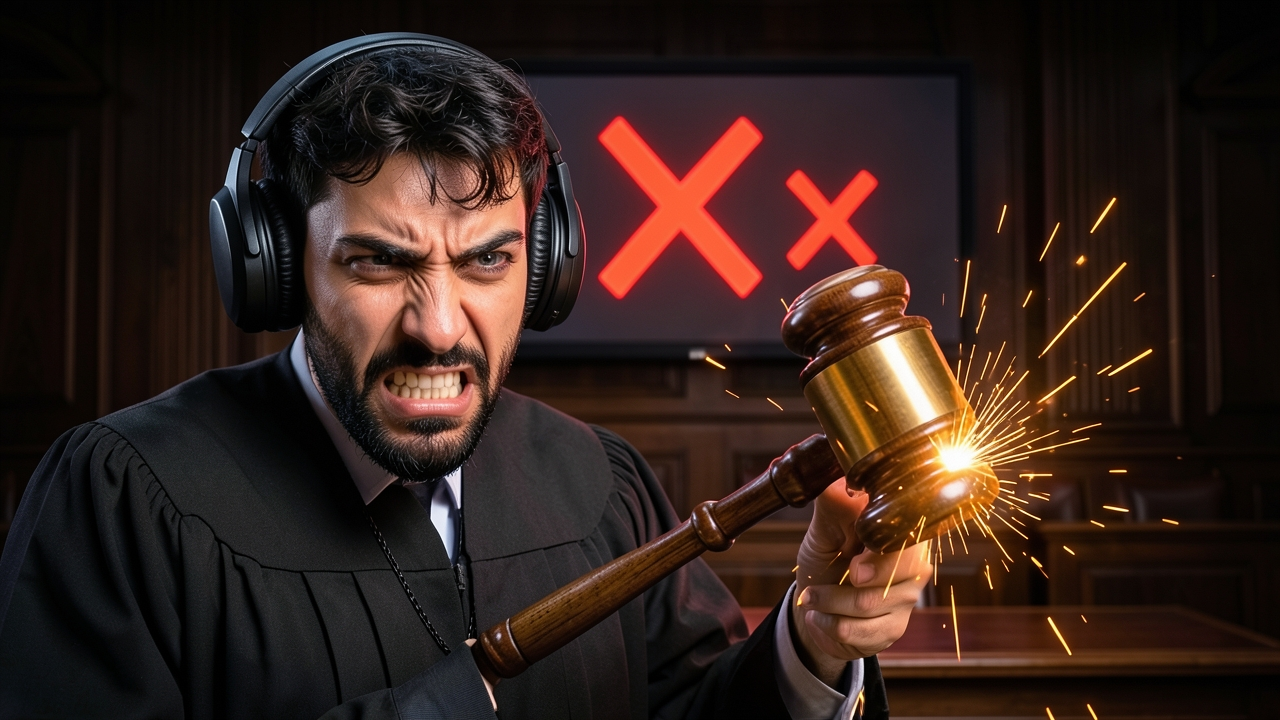
#> input picture assets/scenes_ai/courtroom_test_s1.jpg, 1280 x 720 px
$ python -i branding.py   (imports and definitions only)
#> lines starting #> are read from the running program, lines starting #| are printed output that depends on the picture
#!/usr/bin/env python3
"""Channel branding for long videos (cheap: PIL frames + ffmpeg, no paid assets).

  intro (~2.6s): dark background with rotating light rays, channel logo,
                 camcorder corner brackets, blinking REC dot + running
                 timecode, bottom banner 'הרגעים הכי טובים של <name>',
                 synthesized whoosh.
  like/sub overlay (~4s, top of frame) right after the intro: speech bubble
                 'תנו לייק וסאב!', like + subscribe buttons and the logo.
                 No fake counts.

  brand_long(src, dest)  -> intro + src with the overlay on its first 4s.
  Per-channel look comes from config (STREAMER_NAME_HE, CHANNEL).
"""
from __future__ import annotations

import json
import math
import shutil
import subprocess
import tempfile
from pathlib import Path

from PIL import Image, ImageDraw, ImageFilter, ImageFont

from config import CHANNEL, STREAMER_NAME_HE

FONT = "/usr/share/fonts/truetype/sand-box/google/IBM Plex Sans Hebrew/IBMPlexSansHebrew-Bold.ttf"
MONO = "/usr/share/fonts/truetype/dejavu/DejaVuSansMono-Bold.ttf"
THEMES = {
    "ronengg": {"logo": "/workspace/ronen_research/ronen_highlights_logo_v2.jpg", "accent": (255, 122, 20)},
    "odedsvr": {"logo": "/workspace/oded_research/oded_highlights_logo.jpg", "accent": (120, 230, 40)},
}
# Maor's chosen final logo wins when present.
_rf = Path("/workspace/ronen_research/ronen_highlights_logo_final.jpg")
if _rf.is_file():
    THEMES["ronengg"]["logo"] = str(_rf)
INTRO_SEC = 2.6
OVERLAY_SEC = 4.0


# [5 lines left out: function _font, not called in this run]


def _rtl(draw, xy, text, font, fill, anchor="mm", **kw):
    # RAQM does the bidi/shaping; direction rtl keeps punctuation on the right side
    draw.text(xy, text, font=font, fill=fill, anchor=anchor, direction="rtl", features=["-kern"], **kw)


# [132 lines left out: functions _circle_logo, _probe, intro_frame, make_overlay_png, make_intro, not called in this run]


def brand_long(src, dest, workdir=None):
    src, dest = Path(src), Path(dest)
    theme = THEMES.get(CHANNEL, THEMES["odedsvr"])
    W, H, fps, sr, ch = _probe(src)
    work = Path(workdir or tempfile.mkdtemp(prefix="brand_"))
    work.mkdir(parents=True, exist_ok=True)
    intro = make_intro(work / "intro.mp4", W, H, fps, sr, ch, theme, STREAMER_NAME_HE)
    ov = make_overlay_png(W, H, theme, work / "overlay.png")
    # first keyframe after the overlay ends -> re-encode only the head
    kf = subprocess.run(["ffprobe", "-v", "error", "-select_streams", "v", "-skip_frame", "nokey",
                         "-show_entries", "frame=pts_time", "-of", "csv=p=0", "-read_intervals", "%+30", str(src)],
                        capture_output=True, text=True).stdout.split()
    K = next((float(x) for x in kf if float(x) >= OVERLAY_SEC + 0.3), None)
    head, tail = work / "head.mp4", work / "tail.mp4"
    fc = (f"[1:v]format=rgba,fade=t=in:st=0:d=0.45:alpha=1,fade=t=out:st={OVERLAY_SEC - 0.5}:d=0.5:alpha=1[o];"
          f"[0:v][o]overlay=x=0:y='-40+40*min(1,t/0.45)':enable='lte(t,{OVERLAY_SEC})':eof_action=pass,format=yuv420p[v]")
    common = ["-c:v", "libx264", "-preset", "veryfast", "-crf", "18", "-pix_fmt", "yuv420p", "-r", f"{fps}",
              "-c:a", "aac", "-b:a", "160k", "-ar", str(sr)]
    if K is None:  # no usable keyframe: re-encode everything
        subprocess.run(["ffmpeg", "-y", "-hide_banner", "-loglevel", "error", "-i", str(src), "-loop", "1",
                        "-t", f"{OVERLAY_SEC}", "-i", str(ov), "-filter_complex", fc, "-map", "[v]", "-map", "0:a?",
                        *common, str(head)], check=True)
        parts = [intro, head]
    else:
        subprocess.run(["ffmpeg", "-y", "-hide_banner", "-loglevel", "error", "-i", str(src), "-loop", "1",
                        "-t", f"{OVERLAY_SEC}", "-i", str(ov), "-filter_complex", fc, "-map", "[v]", "-map", "0:a?",
                        "-t", f"{K:.3f}", *common, str(head)], check=True)
        subprocess.run(["ffmpeg", "-y", "-hide_banner", "-loglevel", "error", "-ss", f"{K:.3f}", "-i", str(src),
                        "-c", "copy", "-avoid_negative_ts", "make_zero", str(tail)], check=True)
        parts = [intro, head, tail]
    lst = work / "list.txt"
    lst.write_text("".join(f"file '{p}'\n" for p in parts))
    subprocess.run(["ffmpeg", "-y", "-hide_banner", "-loglevel", "error", "-f", "concat", "-safe", "0", "-i", str(lst),
                    "-c", "copy", "-movflags", "+faststart", str(dest)], check=True)
    return dest, {"intro_sec": INTRO_SEC, "overlay_sec": OVERLAY_SEC, "split_keyframe": K, "work": str(work)}


# [29 lines left out: function brand_concat, not called in this run]


# [14 lines not run here, left out]

>>> import cv2
>>> picture = cv2.imread('../assets/scenes_ai/courtroom_test_s1.jpg', cv2.IMREAD_GRAYSCALE)
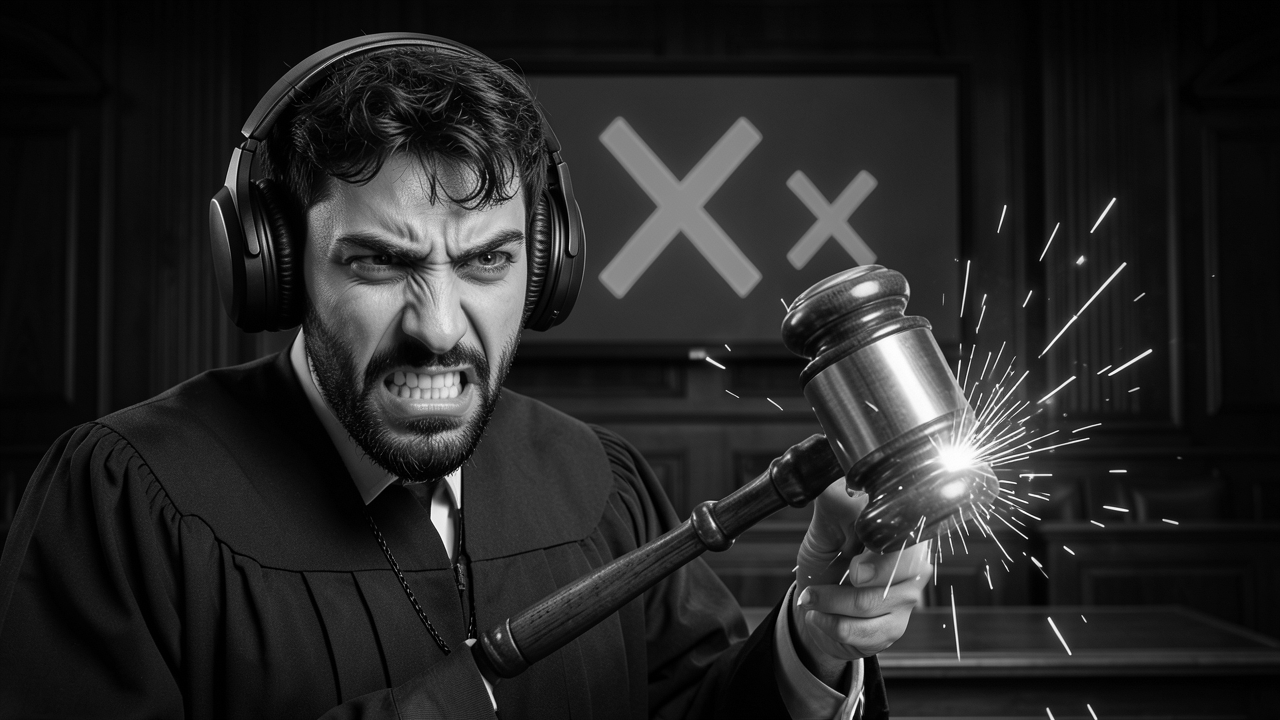
#> picture: shape (720, 1280); min 0, max 255, mean 37.9
>>> result = brand_long(picture, 'out.png')
#> (the run stopped early here; a loop or call above may not have finished)

$ run again, on assets/scenes_ai/call_shiber_s1.jpg
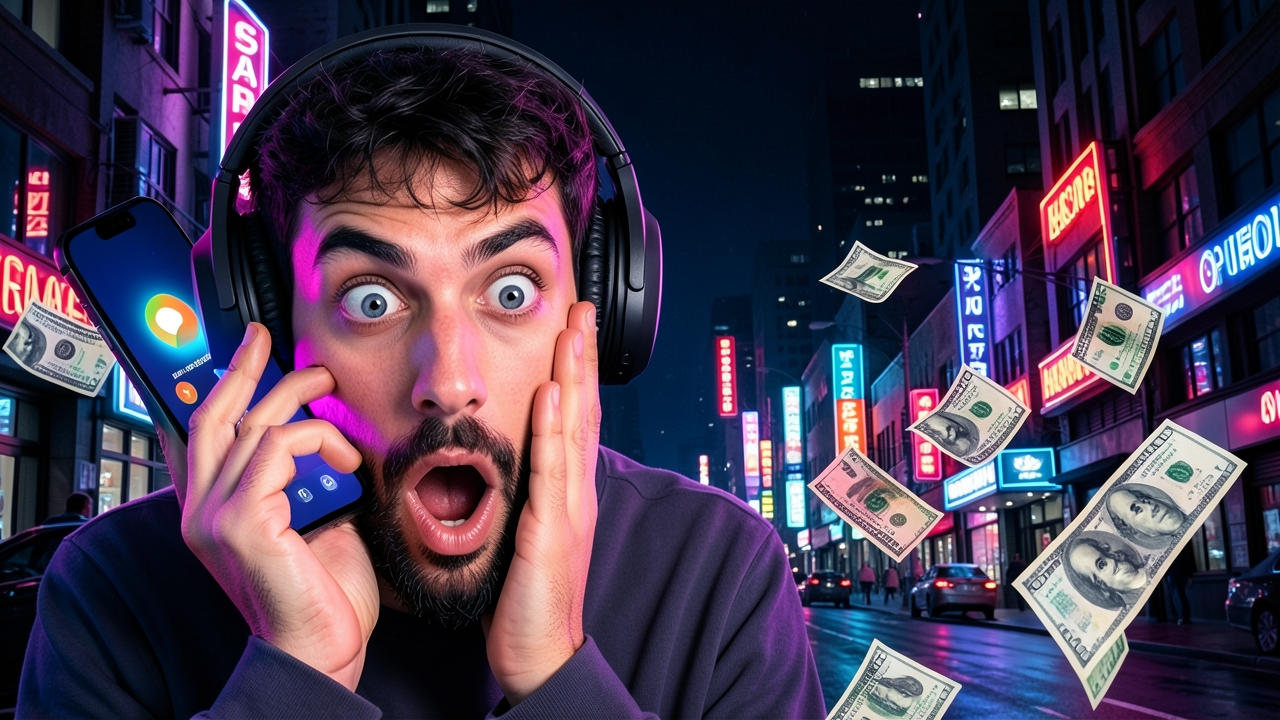
#> input picture assets/scenes_ai/call_shiber_s1.jpg, 1280 x 720 px
#> `picture = cv2.imread('../assets/scenes_ai/courtroom_test_s1.jpg', cv2...`:
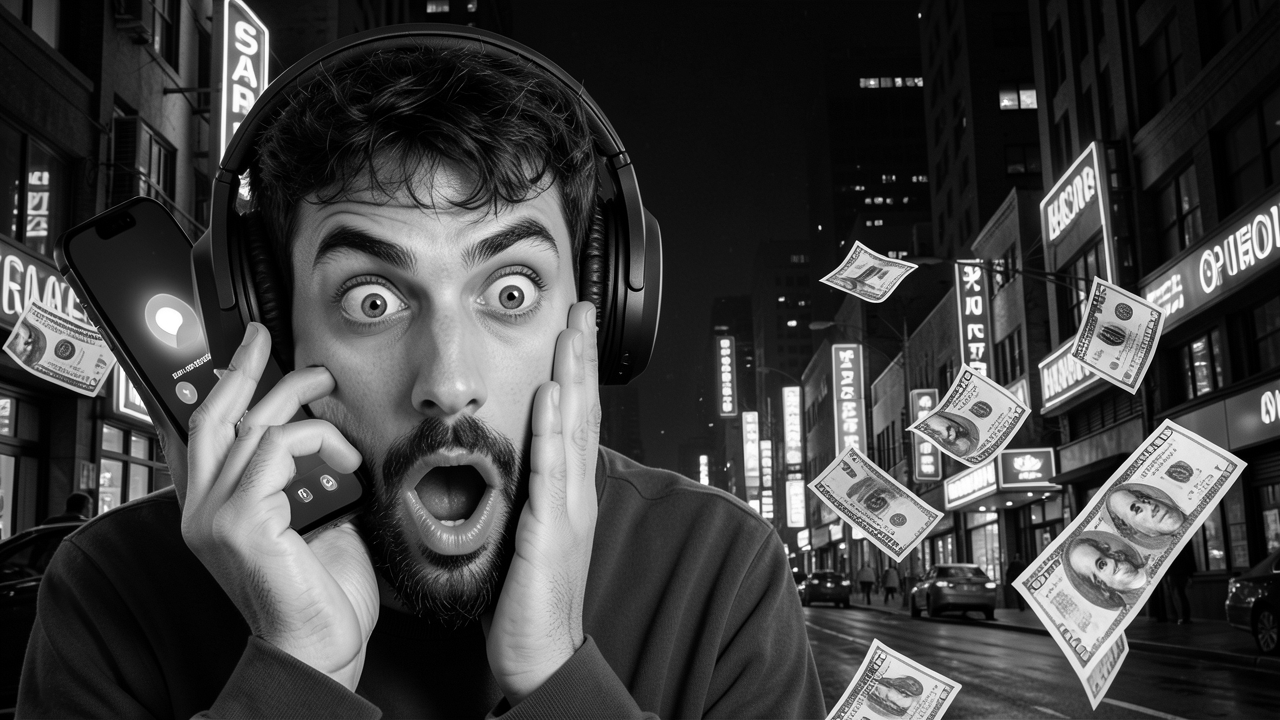
#> picture: shape (720, 1280); min 0, max 255, mean 64.6

$ run again, on assets/scenes_ai/call_shiber_s2.jpg
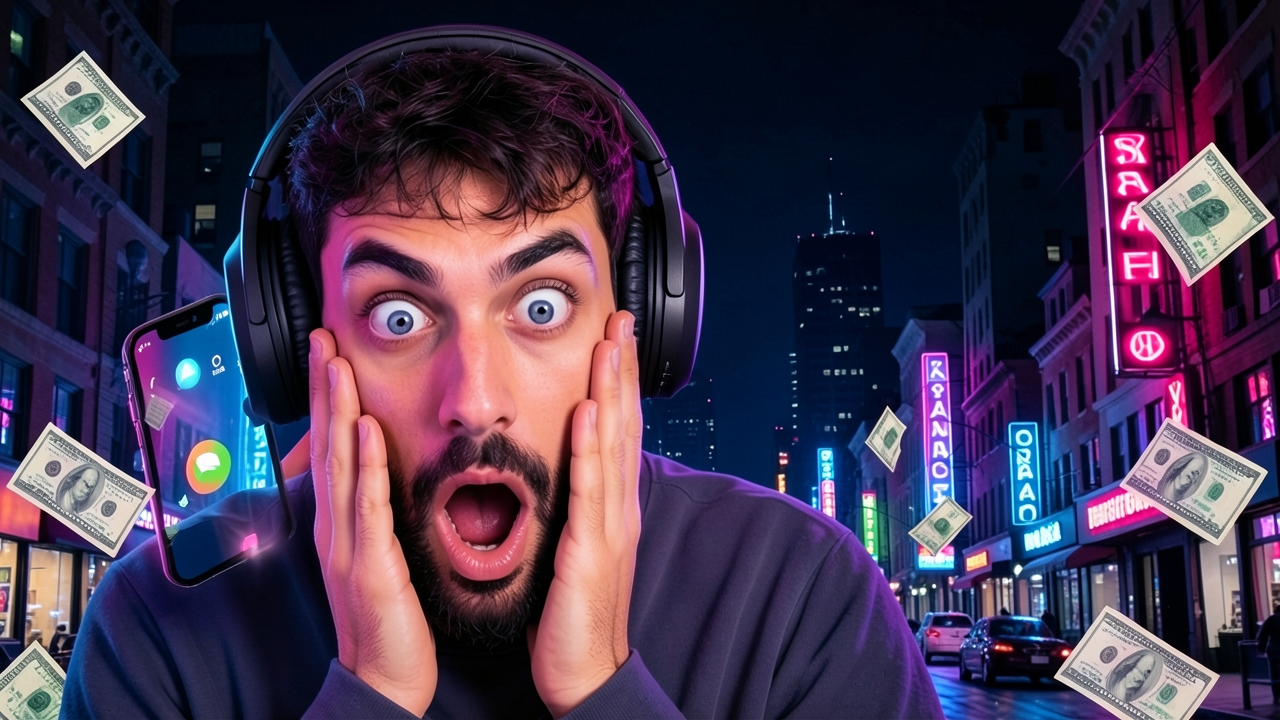
#> input picture assets/scenes_ai/call_shiber_s2.jpg, 1280 x 720 px
#> `picture = cv2.imread('../assets/scenes_ai/courtroom_test_s1.jpg', cv2...`:
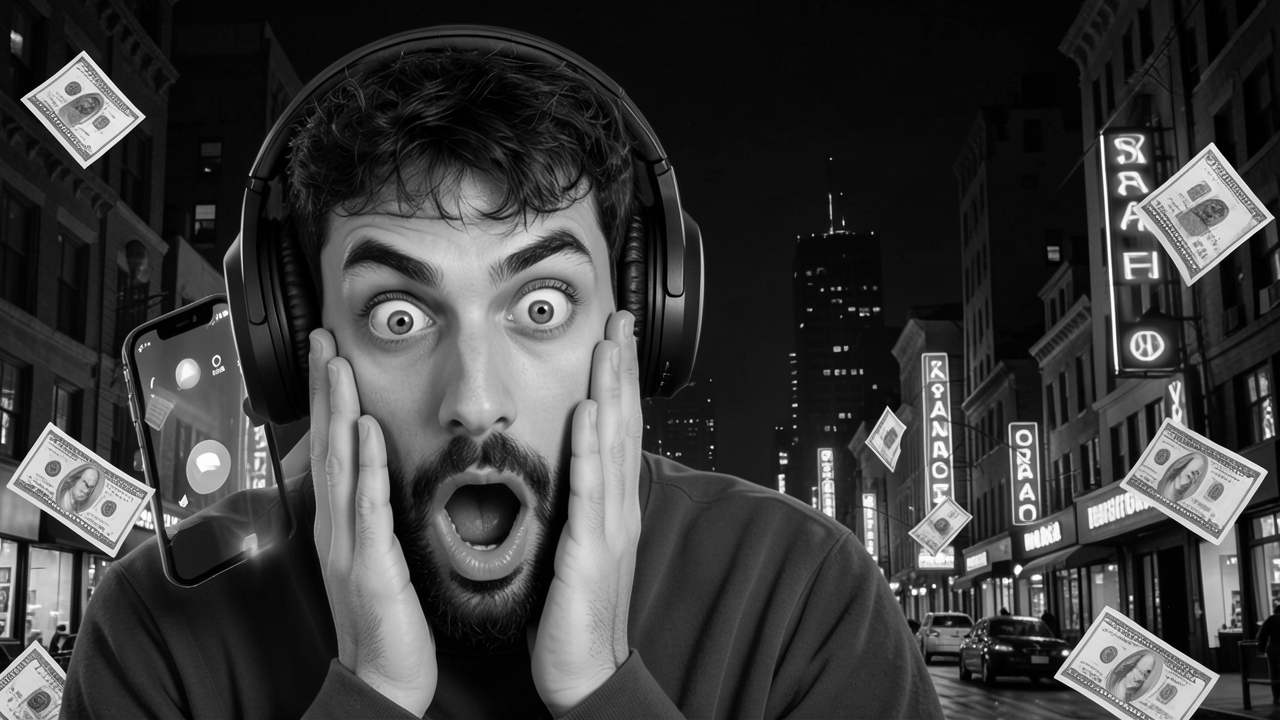
#> picture: shape (720, 1280); min 0, max 255, mean 60.1

$ run again, on assets/scenes_ai/gta6_first_time_s1.jpg
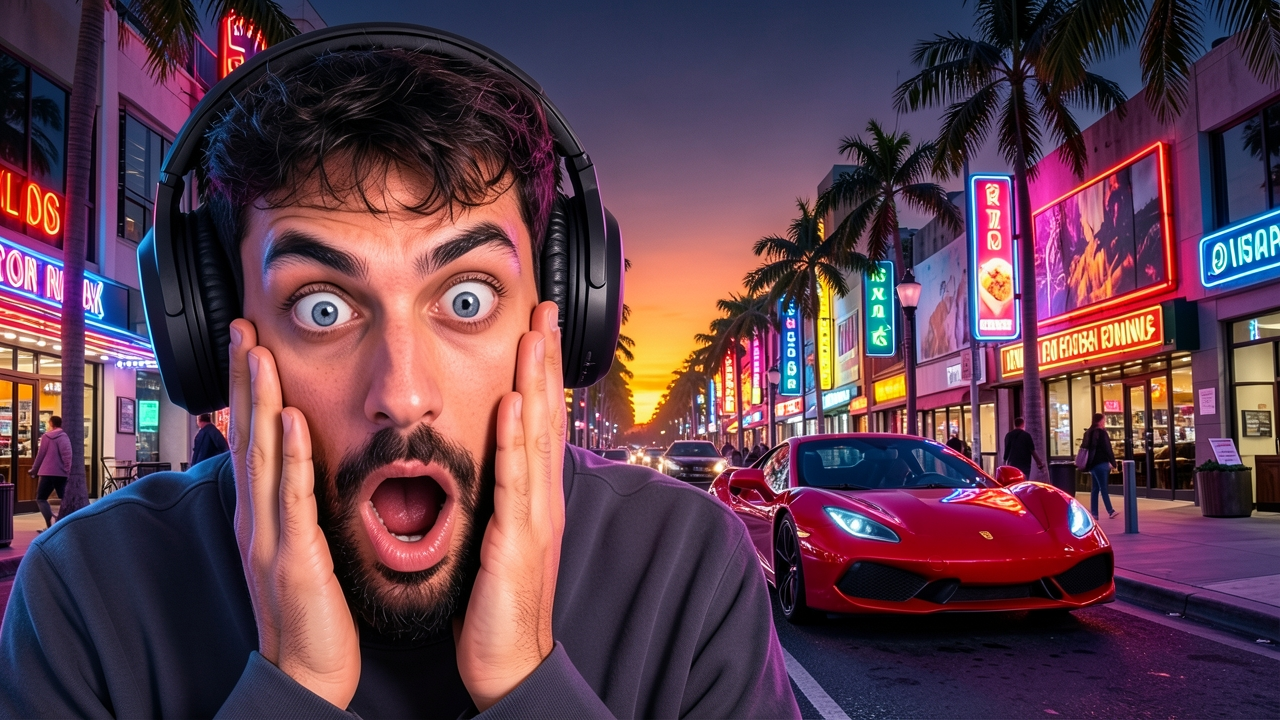
#> input picture assets/scenes_ai/gta6_first_time_s1.jpg, 1280 x 720 px
#> `picture = cv2.imread('../assets/scenes_ai/courtroom_test_s1.jpg', cv2...`:
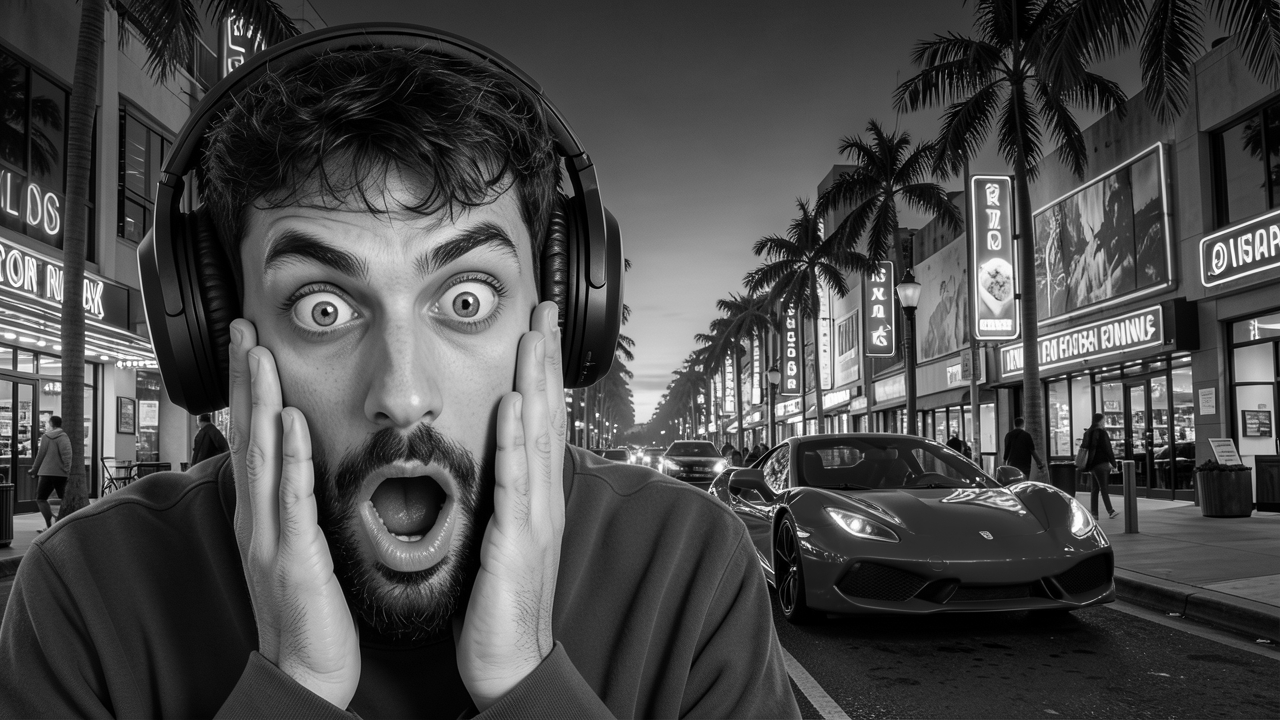
#> picture: shape (720, 1280); min 0, max 255, mean 73.6
